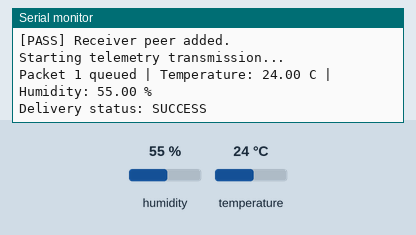
Recording of a sketch running on a simulated ESP32. On the bench: the last lines printed to the serial monitor. The inputs (shaded band) are chosen by the test bench; at power-on: humidity 55 %, temperature 24 °C.

Above: at 1.8 s.
1.9 s: humidity set to 22 %
At 3.8 s:
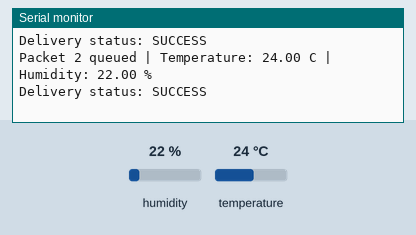
4.0 s: temperature set to 12 °C
At 5.5 s:
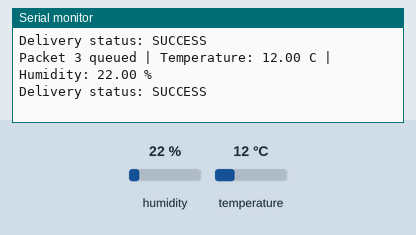
6.1 s: humidity set to 40 %
At 6.8 s:
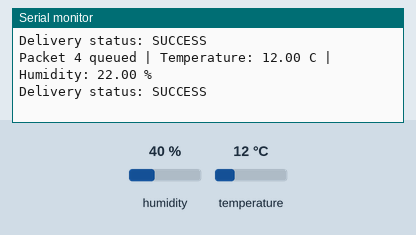
Timing chart, 0 to 9.1 s (numbered marks = the images above; inputs shaded):
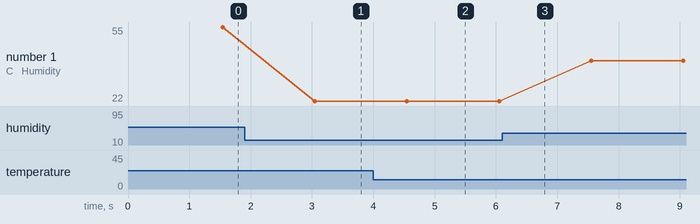

Measured:
- after the input at 1.9 s, the serial monitor: prints a new line after 1.1 s (image 1)
- after the input at 4.0 s, the serial monitor: prints a new line after 0.55 s (image 2)
- plotted number 1: 55 → 22 after the input at 1.9 s, 22 → 40 after the input at 6.1 s

The sketch:

transmitter_node.ino
```cpp
#include <WiFi.h>
#include <esp_wifi.h>
#include <esp_now.h>
#include <Wire.h>
#include <Adafruit_SHT31.h>
#include <math.h>

// -----------------------------------------------------------------------------
// Configuration
// -----------------------------------------------------------------------------

constexpr uint8_t ESPNOW_CHANNEL = 9;
constexpr uint8_t SHT31_ADDRESS = 0x44;

constexpr unsigned long SEND_INTERVAL_MS = 1500;

// MAC address of the receiver ESP32 used during the documented test.
// Replace it with the Wi-Fi station MAC address of your own receiver
// before uploading this sketch.
uint8_t receiverMac[] = {
  0xFC, 0xE8, 0xC0, 0x7C, 0x30, 0xA8
};

// -----------------------------------------------------------------------------
// SHT31 sensor
// The default ESP32 I2C bus is retained, matching the original working setup.
// -----------------------------------------------------------------------------

Adafruit_SHT31 sht31 = Adafruit_SHT31();

// -----------------------------------------------------------------------------
// ESP-NOW packet
// This structure must be identical to the receiver structure.
// -----------------------------------------------------------------------------

struct __attribute__((packed)) TelemetryPacket {
  uint32_t packetNumber;
  float temperature;
  float humidity;
};

// -----------------------------------------------------------------------------
// Transmission status
// -----------------------------------------------------------------------------

volatile bool sendStatusAvailable = false;
volatile esp_now_send_status_t latestSendStatus = ESP_NOW_SEND_FAIL;

uint32_t nextPacketNumber = 1;
unsigned long previousSendTime = 0;

// -----------------------------------------------------------------------------
// Utility functions
// -----------------------------------------------------------------------------

void printMacAddress(const uint8_t *macAddress) {
  for (uint8_t i = 0; i < 6; i++) {
    if (macAddress[i] < 0x10) {
      Serial.print('0');
    }

    Serial.print(macAddress[i], HEX);

    if (i < 5) {
      Serial.print(':');
    }
  }
}

void stopWithError(const char *message) {
  Serial.print("[FAIL] ");
  Serial.println(message);

  while (true) {
    delay(1000);
  }
}

// -----------------------------------------------------------------------------
// ESP-NOW send callback
// -----------------------------------------------------------------------------

void onDataSent(
  const esp_now_send_info_t *sendInfo,
  esp_now_send_status_t status
) {
  latestSendStatus = status;
  sendStatusAvailable = true;
}

// -----------------------------------------------------------------------------
// Setup
// -----------------------------------------------------------------------------

void setup() {
  Serial.begin(115200);
  delay(500);

  Serial.println();
  Serial.println("================================");
  Serial.println("ESP32 ESP-NOW Transmitter Node");
  Serial.println("================================");

  // Keep the same default I2C connection used by the original transmitter.
  Wire.begin();

  if (!sht31.begin(SHT31_ADDRESS)) {
    stopWithError(
      "SHT31 was not detected at address 0x44."
    );
  }

  Serial.println("[PASS] SHT31 initialized.");

  // ESP-NOW uses the Wi-Fi radio without connecting to a router.
  WiFi.mode(WIFI_STA);
  delay(100);

  Serial.print("Transmitter MAC: ");
  Serial.println(WiFi.macAddress());

  esp_err_t channelResult =
    esp_wifi_set_channel(ESPNOW_CHANNEL, WIFI_SECOND_CHAN_NONE);

  if (channelResult != ESP_OK) {
    stopWithError(
      "Could not set the ESP-NOW channel."
    );
  }

  Serial.print("ESP-NOW channel: ");
  Serial.println(ESPNOW_CHANNEL);

  if (esp_now_init() != ESP_OK) {
    stopWithError(
      "ESP-NOW initialization failed."
    );
  }

  if (esp_now_register_send_cb(onDataSent) != ESP_OK) {
    stopWithError(
      "Could not register the send callback."
    );
  }

  esp_now_peer_info_t peerInfo = {};

  memcpy(
    peerInfo.peer_addr,
    receiverMac,
    sizeof(receiverMac)
  );

  peerInfo.channel = ESPNOW_CHANNEL;
  peerInfo.ifidx = WIFI_IF_STA;
  peerInfo.encrypt = false;

  if (esp_now_add_peer(&peerInfo) != ESP_OK) {
    stopWithError(
      "Could not add the receiver as an ESP-NOW peer."
    );
  }

  Serial.print("Receiver MAC: ");
  printMacAddress(receiverMac);
  Serial.println();

  Serial.println("[PASS] ESP-NOW initialized.");
  Serial.println("[PASS] Receiver peer added.");
  Serial.println("Starting telemetry transmission...");
}

// -----------------------------------------------------------------------------
// Main loop
// -----------------------------------------------------------------------------

void loop() {
  // Print the result reported by the ESP-NOW callback.
  if (sendStatusAvailable) {
    esp_now_send_status_t status = latestSendStatus;
    sendStatusAvailable = false;

    Serial.print("Delivery status: ");

    if (status == ESP_NOW_SEND_SUCCESS) {
      Serial.println("SUCCESS");
    } else {
      Serial.println("FAILED");
    }
  }

  const unsigned long currentTime = millis();

  if (currentTime - previousSendTime < SEND_INTERVAL_MS) {
    delay(5);
    return;
  }

  previousSendTime = currentTime;

  const float temperature = sht31.readTemperature();
  const float humidity = sht31.readHumidity();

  if (!isfinite(temperature) || !isfinite(humidity)) {
    Serial.println(
      "[FAIL] Invalid SHT31 reading. Packet was not sent."
    );
    return;
  }

  TelemetryPacket packet;

  packet.packetNumber = nextPacketNumber;
  packet.temperature = temperature;
  packet.humidity = humidity;

  esp_err_t sendResult = esp_now_send(
    receiverMac,
    reinterpret_cast<const uint8_t *>(&packet),
    sizeof(packet)
  );

  if (sendResult == ESP_OK) {
    Serial.print("Packet ");
    Serial.print(packet.packetNumber);

    Serial.print(" queued | Temperature: ");
    Serial.print(packet.temperature, 2);
    Serial.print(" C");

    Serial.print(" | Humidity: ");
    Serial.print(packet.humidity, 2);
    Serial.println(" %");

    nextPacketNumber++;
  } else {
    Serial.print("[FAIL] Could not queue packet. Error code: ");
    Serial.println(static_cast<int>(sendResult));
  }
}
```
